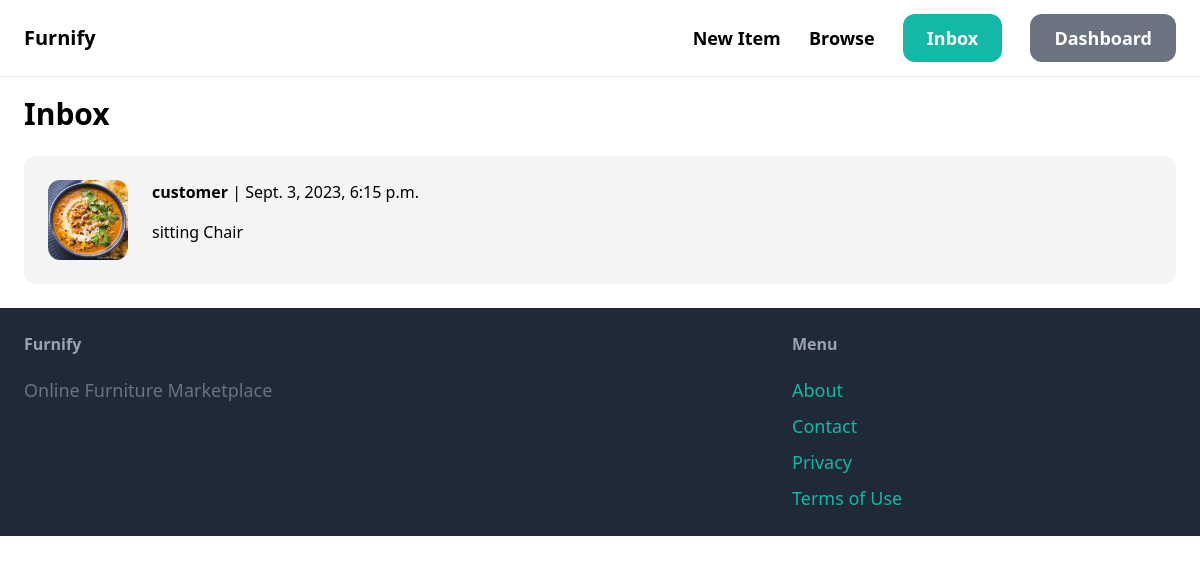
Page /inbox/ (signed in) on the earlier database version.
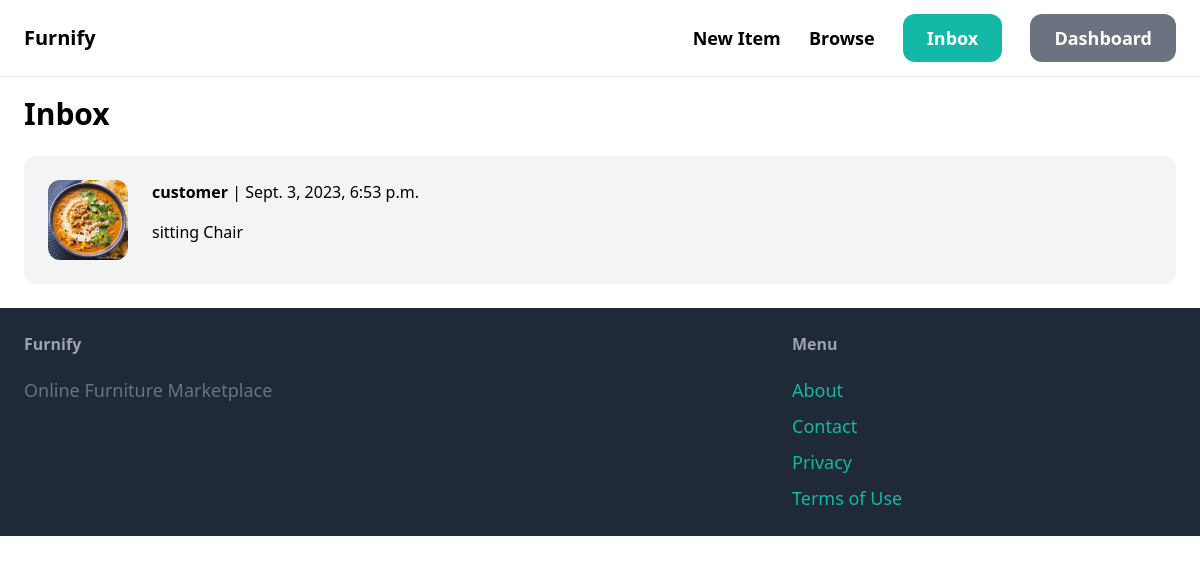
Same page on the later database version.
### conversation/models.py (models this page shows)
class Conversation(models.Model):
    item = models.ForeignKey(Item, related_name='conversations', on_delete=models.CASCADE)
    members = models.ManyToManyField(User, related_name='conversations')
    created_at = models.DateTimeField(auto_now_add=True)
    modified_at = models.DateTimeField(auto_now=True)
    class Meta:
        ordering = ('-modified_at',)

### item/models.py (models this page shows, shortened)
class Item(models.Model):
    category = models.ForeignKey(Category, related_name='items', on_delete=models.CASCADE)
    name = models.CharField(max_length=255)
    description = models.TextField(blank=True, null=True)
    price = models.FloatField()
    image = models.ImageField(upload_to='item_images', blank=True, null=True)
    is_sold = models.BooleanField(default=False)
    created_by = models.ForeignKey(User, related_name='items', on_delete=models.CASCADE)
    created_at = models.DateTimeField(auto_now_add=True)

### conversation/views.py (the view)
# urls.py: path('', views.inbox, name='inbox'),
@login_required
def inbox(request):
    conversations = Conversation.objects.filter(members__in=[request.user.id])
    return render(request, 'conversation/inbox.html', {
        'conversations': conversations
    })

### conversation/templates/conversation/inbox.html (shortened to what this page needs)
{% extends 'core/base.html' %}
{% block content %}
<h1 class= "mb-6 text-3xl font-semibold">Inbox</h1>
<div class="space-y-6">
    {% for conversation in conversations %}
        <a href="{% url 'conversation:detail' conversation.id %}">
            <div class="p-6 flex bg-gray-100 rounded-xl">
                <div class="pr-6">
                    <img src="{{conversation.item.image.url }}" class="w-20 rounded-xl">
                </div>
                <div>
                    {% for member in conversation.members.all %}
                        {% if member != request.user %}
                            <p class="mb-4"><strong>{{ member.username }}</strong> | {{ conversation.modified_at }}</p>
                            <p>{{ conversation.item.name }}</p>
                        {% endif %}
                    {% endfor %}
                </div>
            </div>
        </a>
    {% endfor %}
</div>
{% endblock %}

Differences in the rows shown:
changed Conversation "sitting Chair": modified_at "Sept. 3, 2023, 6:15 p.m." → "Sept. 3, 2023, 6:53 p.m."
